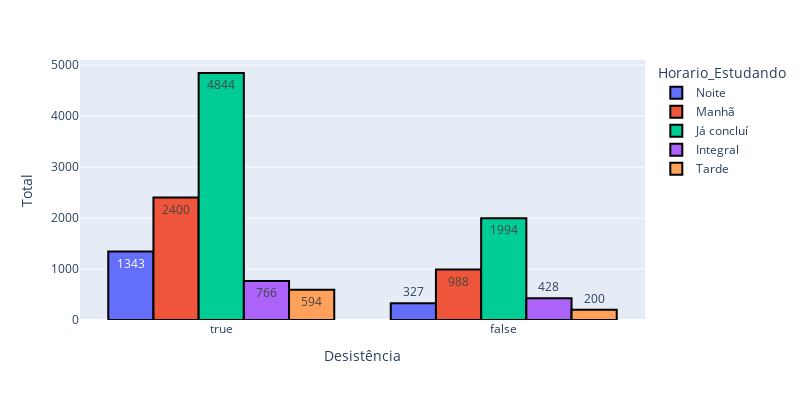

Notebook code for this chart:
### Code cell
fig = px.histogram(df_base, x="Abandono_curso", y="Pessoas_Casa",
             color='Horario_Estudando', barmode='group',text_auto=True)

fig.update_traces(marker_line_color='black', marker_line_width=2)  # Adiciona bordas pretas às barras
fig.update_layout(coloraxis_colorbar=dict(title='Desistência'),  # Legenda da escala de cores
                  xaxis_title='Desistência',  # Rótulo do eixo x
                  yaxis_title='Total',        # Rótulo do eixo y
                  width=800,height=400
                 )

fig.show()

### Figure 1 — Plotly figure (JSON) as saved in the notebook; plotly's stock layout.template omitted (floating-point values rounded to 4 significant figures; data arrays with more than 128 entries replaced by an {"elided": "..."} marker saying what was removed)
{"data": [{"alignmentgroup": "True", "bingroup": "x", "histfunc": "sum", "hovertemplate": "Horario_Estudando=Noite<br>Abandono_curso=%{x}<br>sum of Pessoas_Casa=%{y}<extra></extra>", "legendgroup": "Noite", "marker": {"color": "#636efa", "line": {"color": "black", "width": 2}, "pattern": {"shape": ""}}, "name": "Noite", "offsetgroup": "Noite", "orientation": "v", "showlegend": true, "texttemplate": "%{value}", "type": "histogram", "x": {"elided": "443 bool values"}, "xaxis": "x", "y": {"elided": "443 str values"}, "yaxis": "y"}, {"alignmentgroup": "True", "bingroup": "x", "histfunc": "sum", "hovertemplate": "Horario_Estudando=Manhã<br>Abandono_curso=%{x}<br>sum of Pessoas_Casa=%{y}<extra></extra>", "legendgroup": "Manhã", "marker": {"color": "#EF553B", "line": {"color": "black", "width": 2}, "pattern": {"shape": ""}}, "name": "Manhã", "offsetgroup": "Manhã", "orientation": "v", "showlegend": true, "texttemplate": "%{value}", "type": "histogram", "x": {"elided": "883 bool values"}, "xaxis": "x", "y": {"elided": "883 str values"}, "yaxis": "y"}, {"alignmentgroup": "True", "bingroup": "x", "histfunc": "sum", "hovertemplate": "Horario_Estudando=Já concluí<br>Abandono_curso=%{x}<br>sum of Pessoas_Casa=%{y}<extra></extra>", "legendgroup": "Já concluí", "marker": {"color": "#00cc96", "line": {"color": "black", "width": 2}, "pattern": {"shape": ""}}, "name": "Já concluí", "offsetgroup": "Já concluí", "orientation": "v", "showlegend": true, "texttemplate": "%{value}", "type": "histogram", "x": {"elided": "1884 bool values"}, "xaxis": "x", "y": {"elided": "1884 str values"}, "yaxis": "y"}, {"alignmentgroup": "True", "bingroup": "x", "histfunc": "sum", "hovertemplate": "Horario_Estudando=Integral<br>Abandono_curso=%{x}<br>sum of Pessoas_Casa=%{y}<extra></extra>", "legendgroup": "Integral", "marker": {"color": "#ab63fa", "line": {"color": "black", "width": 2}, "pattern": {"shape": ""}}, "name": "Integral", "offsetgroup": "Integral", "orientation": "v", "showlegend": true, "texttemplate": "%{value}", "type": "histogram", "x": {"elided": "302 bool values"}, "xaxis": "x", "y": {"elided": "302 str values"}, "yaxis": "y"}, {"alignmentgroup": "True", "bingroup": "x", "histfunc": "sum", "hovertemplate": "Horario_Estudando=Tarde<br>Abandono_curso=%{x}<br>sum of Pessoas_Casa=%{y}<extra></extra>", "legendgroup": "Tarde", "marker": {"color": "#FFA15A", "line": {"color": "black", "width": 2}, "pattern": {"shape": ""}}, "name": "Tarde", "offsetgroup": "Tarde", "orientation": "v", "showlegend": true, "texttemplate": "%{value}", "type": "histogram", "x": {"elided": "204 bool values"}, "xaxis": "x", "y": {"elided": "204 str values"}, "yaxis": "y"}], "layout": {"barmode": "group", "coloraxis": {"colorbar": {"title": {"text": "Desistência"}}}, "height": 400, "legend": {"title": {"text": "Horario_Estudando"}, "tracegroupgap": 0}, "margin": {"t": 60}, "width": 800, "xaxis": {"anchor": "y", "autorange": true, "domain": [0, 1], "range": [-0.5, 1.5], "title": {"text": "Desistência"}, "type": "category"}, "yaxis": {"anchor": "x", "autorange": true, "domain": [0, 1], "range": [0, 5099.0], "title": {"text": "Total"}, "type": "linear"}}}
